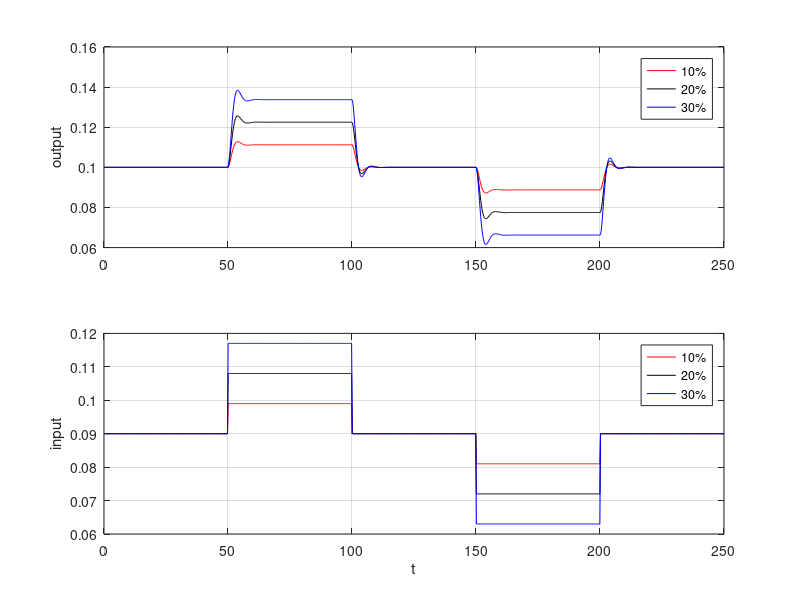

Reproduce this figure in MATLAB. (Note: this script raises an error after producing the figure.)
% Hamed Ajorlou 97101167
%% L
A = [0 1;-8/9 -1];
B = [0;10/9];
C = [1 0];
D = 0;
[a, b] = ss2tf(A,B,C,D);
G = tf(a,b);
tau = linspace(0, 250, 1000);
u = ones(1,200);
u1 = [0*u, 0.009 * u, 0* u, -0.009 * u, 0*u];
u2 = [0*u, 0.018 * u, 0* u, -0.018 * u, 0*u];
u3 = [0*u, 0.027 * u, 0* u, -0.027 * u, 0*u];
y1 = lsim(G , u1,tau);
y1 = y1 + 0.1;
y2 = lsim(G , u2,tau);
y2 = y2 + 0.1;
y3 = lsim(G , u3,tau);
y3 = y3 + 0.1;
figure(1)
subplot(2,1,1);
plot(tau , y1,'r', tau , y2,'k', tau , y3,'b');
ylabel('output')
grid on;
legend('10%', '20%', '30%')
subplot(2,1,2); 
u1 = u1 + 0.09;
u2 = u2 + 0.09;
u3 = u3 + 0.09;
plot(tau , u1,'r', tau , u2,'k', tau , u3,'b');
xlabel('t')
ylabel('input')                                         
legend('10%', '20%', '30%')
grid on;
%% NL
u = 0.09*ones(1,2000);
tau = linspace(0, 250, 10000); 
u1_NL = [u, 1.1 * u, u, 0.9 * u, u];
u2_NL = [u, 1.2 * u, u, 0.8 * u, u];
u3_NL = [u, 1.3 * u, u, 0.7 * u, u];
ts = [0 250];
y0 = [0.1;0];
[t1,y1_NL] = ode45(@(t,y) foo(t, y, u1_NL,tau), ts, y0);
[t2,y2_NL] = ode45(@(t,y) foo(t, y, u2_NL,tau), ts, y0);
[t3,y3_NL] = ode45(@(t,y) foo(t, y, u3_NL,tau), ts, y0);
figure(2);
subplot(2,1,1)
plot(t1, y1_NL(:,1), 'r', t2, y2_NL(:,1), 'k', t3, y3_NL(:,1), 'b')
grid on;
ylabel('output')
subplot(2,1,2)
plot(tau , u1_NL,'r', tau , u2_NL,'k', tau , u3_NL,'b');
xlabel('t')
ylabel('input')
legend('10%', '20%', '30%')
grid on
%%
function x_dot = foo(t, y, u, time)
u = interp1(time, u, t);
x_dot = zeros(2,1);
x_dot(1) = y(2);
x_dot(2) = -y(1) - y(2) + u/(1-y(1));
end